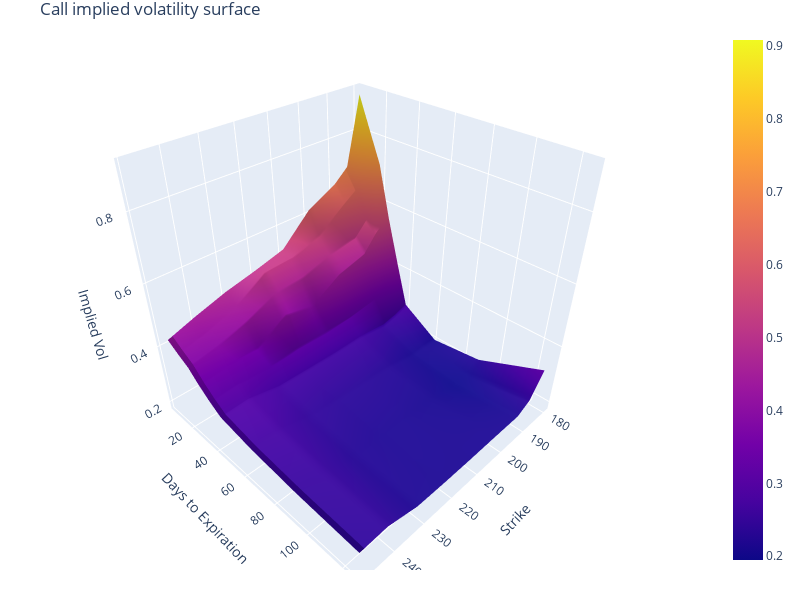

The notebook cell saved with this chart:
### Markdown cell above
#### Using Plotly

### Code cell
fig = go.Figure(data=[go.Surface(z=surface.values,x=surface.index,y=surface.columns)])

fig.update_layout(title='Call implied volatility surface', 
                  scene=dict(
                        xaxis_title='Strike',
                        yaxis_title='Days to Expiration',
                        zaxis_title='Implied Vol'
                    ),
                  autosize=True,
                  width=800, height=600,
                  margin=dict(l=10, r=10, b=30, t=30)
)

fig.show()

### Figure 1 — Plotly figure (JSON) as saved in the notebook; plotly's stock layout.template omitted (floating-point values rounded to 4 significant figures; data arrays with more than 128 entries replaced by an {"elided": "..."} marker saying what was removed)
{"data": [{"type": "surface", "x": [180, 185, 190, 200, 210, 220, 230, 240, 250], "y": [6, 13, 20, 27, 34, 41, 62, 90, 125, 153, 216, 307, 363, 398, 489, 517, 670, 853], "z": {"elided": "9x18 float values"}}], "layout": {"autosize": true, "height": 600, "margin": {"b": 30, "l": 10, "r": 10, "t": 30}, "scene": {"xaxis": {"title": {"text": "Strike"}}, "yaxis": {"title": {"text": "Days to Expiration"}}, "zaxis": {"title": {"text": "Implied Vol"}}}, "title": {"text": "Call implied volatility surface"}, "width": 800}}
